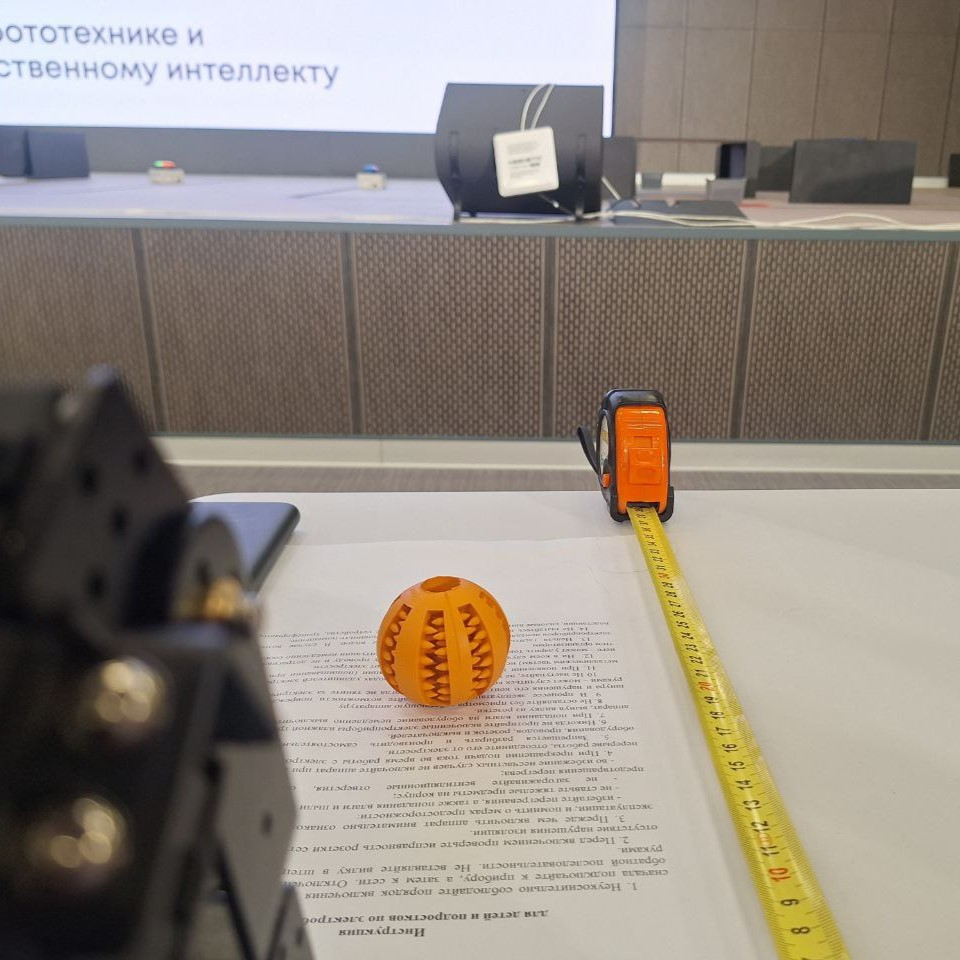
#> input picture projection/image1.jpg, 960 x 960 px
$ python robot-projection.py
#> lines starting #> are read from the running program, lines starting #| are printed output that depends on the picture
import time

import numpy as np
import cv2 as cv
import matplotlib.pyplot as plt


img = cv.imread('image1.jpg')
#> img is the input picture: shape (960, 960, 3); mean B, G, R 126.7, 136, 144.9
assert img is not None, "file could not be read, check with os.path.exists()"
rows, cols, ch = img.shape
#> rows = 960; cols = 960; ch = 3

# Define source and destination points
srcPoints = np.array([[34, 959], [300, 522], [661, 522], [852, 959]], dtype=np.float32)
dstPoints = np.array([[0, 600*3], [0, 0], [500*3, 0], [500*3, 600*3]], dtype=np.float32)

# Compute homography matrix
M, mask = cv.findHomography(srcPoints, dstPoints, cv.RANSAC, 5.0)
start = time.time()
dst = cv.warpPerspective(img,M,(500*3,600*3))
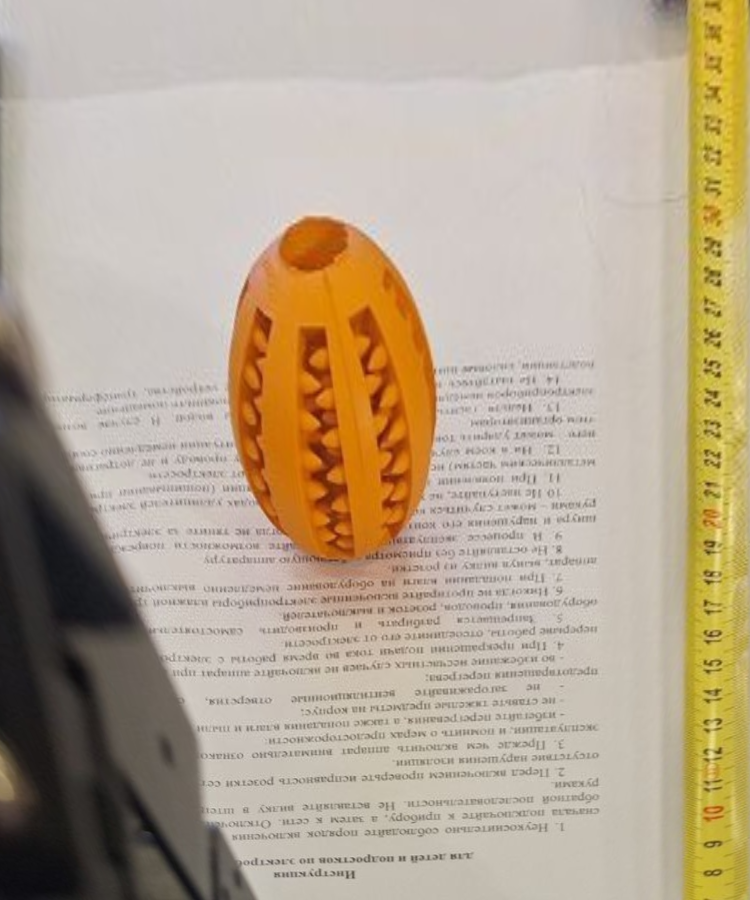
#> dst: shape (1800, 1500, 3) (shown at 1/2 size); mean B, G, R 145.1, 166.7, 182.1
end = time.time()

print(end - start)
plt.imshow(dst)
plt.show()
